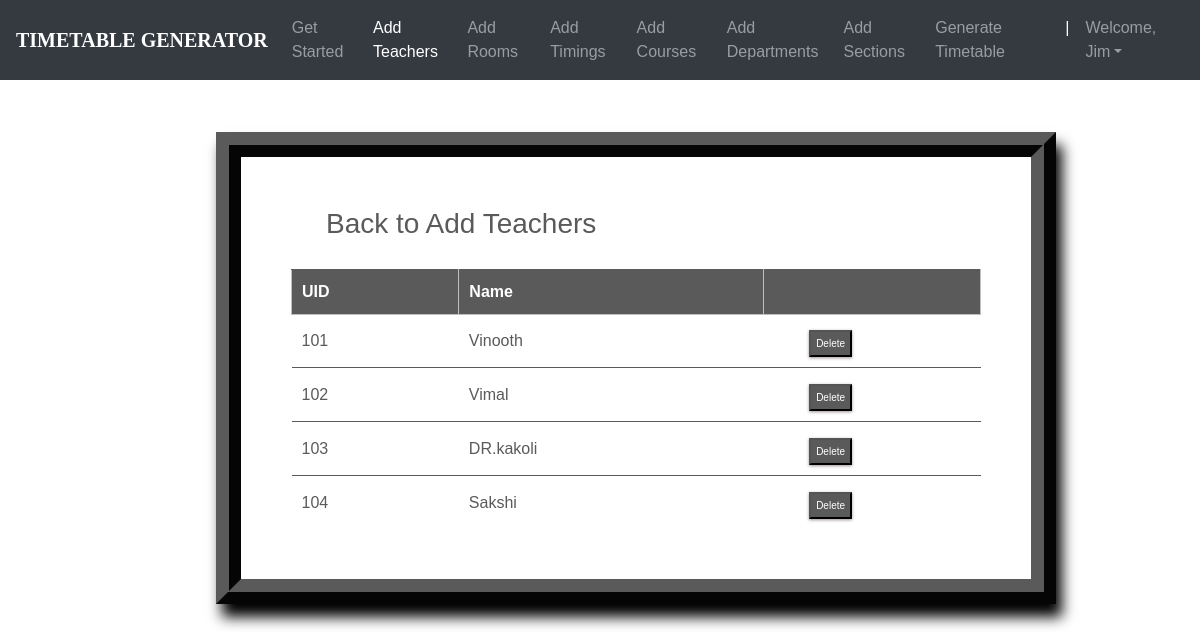
/teachers_list/ (signed in), run on the app's committed database.
### ttgen/models.py (models this page shows, shortened)
class Instructor(models.Model):
    uid = models.CharField(max_length=6)
    name = models.CharField(max_length=25)

### ttgen/views.py (the view)
# urls.py: path('teachers_list/', views.inst_list_view , name='editinstructor'),
@login_required
def inst_list_view(request):
    context = {
        'instructors': Instructor.objects.all()
    }
    return render(request, 'inslist.html', context)

### templates/inslist.html (shortened to what this page needs)
<!DOCTYPE html>
<html lang="en">
<head>
	<link rel="stylesheet" href="https://maxcdn.bootstrapcdn.com/bootstrap/4.0.0/css/bootstrap.min.css">
    <link rel="stylesheet" type="text/css" href="static/css/index.css">
</head>
<body>
        <header>
			<nav class="navbar navbar-expand-md navbar-dark fixed-top bg-dark">
                <a class="navbar-brand" href="#"><b>TIMETABLE GENERATOR</b></a>
                <div class="collapse navbar-collapse" id="navbarCollapse">
                    <ul class="navbar-nav ml-auto">
                    <li class="nav-item">
                        <a class="nav-link" href="{% url 'admindash' %}">Get Started</a>
                    </li>
                    <li class="nav-item active">
                        <a class="nav-link" href="{% url 'addInstructors' %}">Add Teachers</a>
                    </li>
                    <li class="nav-item">
                        <a class="nav-link" href="{% url 'addRooms' %}">Add Rooms</a>
                    </li>
                    <li class="nav-item">
		                <a class="nav-link" href="{% url 'addTimings' %}">Add Timings</a>
		            </li>
                    <li class="nav-item">
                        <a class="nav-link" href="{% url 'addCourses' %}">Add Courses</a>
                    </li>
                    <li class="nav-item">
			            <a class="nav-link" href="{% url 'addDepts' %}">Add Departments</a>
		            </li>
                    <li class="nav-item">
			            <a class="nav-link" href="{% url 'addSections' %}">Add Sections</a>
		            </li>
                    <li class="nav-item">
			            <a class="nav-link" href="{% url 'generate' %}">Generate Timetable</a>
		            </li>
                    <li class="nav-item active">
			            <a class="nav-link">|</a>
		            </li>
                    <li class="nav-item dropdown">
		                <a class="nav-link dropdown-toggle" href="#" id="dropdown03" data-toggle="dropdown" aria-haspopup="true" aria-expanded="false">Welcome, {{ user.first_name }}</a>
		            </li>
                    </ul>
                </div>
            </nav>
        </header><br><br>
        {% block content %}
        {% load static %}
<fieldset class="fieldset">
    <a href="{% url 'addInstructors'%}"><h1 class="tablink" onclick="openPage('new')" id="defaultOpen">Back to Add Teachers</h1></a>
    <div class="tabcontent" id="edit">
        <table class="table1">
            <thead>
            <tr class="table-headers">
            <th>UID</th>
            <th>Name</th>
            <th  class="empty"></th>
            </tr>
            </thead>
            <tbody>
            {% for inst in instructors %}
            <tr>
             <td>{{inst.uid}}</td>
             <td>{{inst.name}}</td>
             <td class="empty">
                <form action="{% url 'deleteinstructor' inst.id %}" method="post">
                        <input type="submit" value="Delete" class="cross">
                </form>
             </td>
             </tr>
            {% endfor %}
            </tbody>
        </table>
    </div>
</fieldset>
{% endblock %}

### static/css/index.css (style rules this page uses)
body { padding-top: 3rem; padding-bottom: 3rem; color: #5a5a5a; font-family: 'Poppins', sans-serif; overflow-x: hidden; }
nav { font-family: sans-serif; }
.navbar-brand { font-size: 20px; font-family: Georgia, 'Times New Roman', Times, serif; }

### templates/inslist.html (style rules this page uses)
nav { font-family: sans-serif; }
.navbar-brand { font-size: 20px; font-family: Georgia, 'Times New Roman', Times, serif; }
* { margin: 0; padding: 0; box-sizing: border-box; }
html { scroll-behavior: smooth; }
a { text-decoration:none; }
form { margin-top: 3%; margin-left: 18%; margin-right: 12%; }
fieldset h1 { color: #5a5a5a; padding-bottom: 20px; margin-left: 35px; display: inline-block; cursor: pointer; font-size: 28px; }
fieldset input { padding:8px; color: #938c8c }
.table2 td, th { border: 1px solid rgb(190,190,190); padding: 10px 20px; }
.table1 { width: 100%; border-collapse: collapse; text-align: left; overflow: hidden; }
.table1 td, th { border-top: 1px solid #5a5a5a; padding: 10px; }
.table1 th { background-color: #5a5a5a; color: #fff; }
.cross { font-size:10px; box-shadow: 0px 1px 3px 0px #9e9292; padding: 4px 5px; color: #fff; background-color: #5a5a5a; cursor: pointer; }
.fieldset { margin-top: 3%; margin-left: 18%; margin-right: 12%; padding: 50px; border-width: 25px; border-style: ridge; border-color: #5a5a5a; box-shadow: 6px 13px 13px 0px black; background-color: #fff; }

### data on the page
Instructor: uid "101", name "Vinooth"
Instructor: uid "102", name "Vimal"
Instructor: uid "103", name "DR.kakoli"
Instructor: uid "104", name "Sakshi"

### other printed values
{{ user.first_name }} "Jim"
